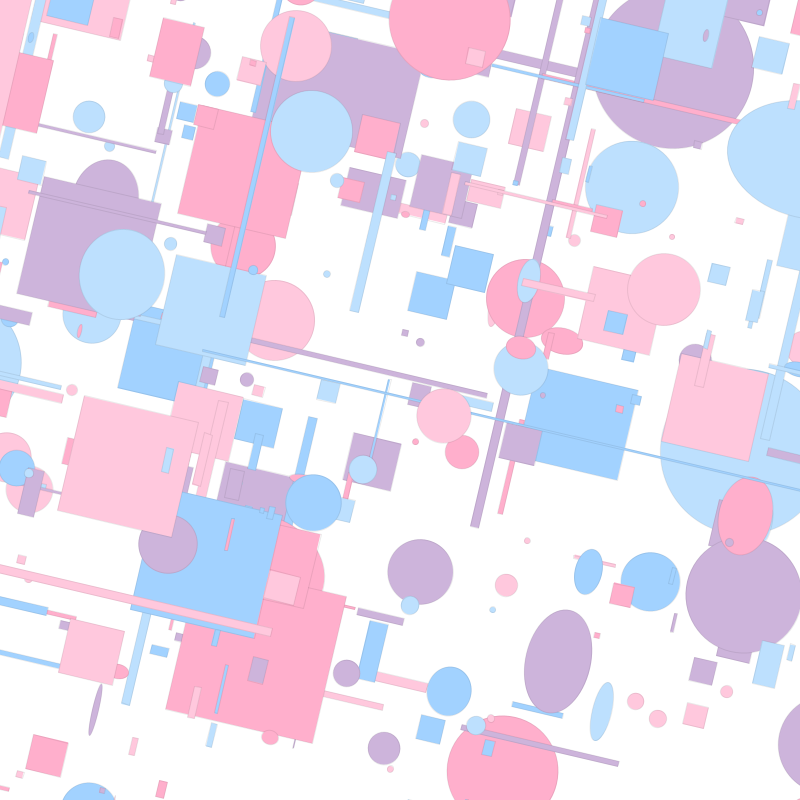
Frame 1 (no input)
Frame 60 (the mouse pressed at the canvas centre just before this capture): identical to frame 1, image omitted
Frame 120 (the mouse held since frame 60 and released just before this capture): identical to frame 1, image omitted

The Processing sketch that drew this single still picture (run headless with seeded random() and noise(); from frame 60 on, the mouse is pressed at the canvas centre):

// Processing sketch: Pop_artProcessing
// ── Pop_artProcessing.pde
color[] colors = {#cdb4db, #ffc8dd, #ffafcc, #bde0fe, #a2d2ff};

void setup() {
  size(800, 800);
  
  translate(width/2, height/2);
  rotate(random(-1, 1)*PI*0.25);
  translate(-width/2, -height/2);
  
  background(255);
  
  for (int i = 0; i < 2400; i++) {
    float x = randomGaussian() * width;
    float y = randomGaussian() * height;
    float w = (random(250) * random(random(1))) + 5;
    float h = w + (random(-1, 1) * 50);
    float rnd = int(random(4));
    float ang = (int(random(4)) * TAU / 4);

    push();
    translate(x, y);
    rotate(ang);
    int index = int(random(colors.length)); 
    fill(colors[index]);
    stroke(0, 20);
    if (rnd == 0) {
      circle(0, 0, w);
    }
    if (rnd == 1) {
      square(0, 0, w);
    }
    if (rnd == 2) {
      if (random(1) < 0.5) ellipse(0, 0, w, h);
      else rect(0, 0, w, h);
    }
    if (rnd == 3) {
      rect(0, 0, w * 3, random(2, 10));
    }
    pop();
  }
}

void draw() {

}
